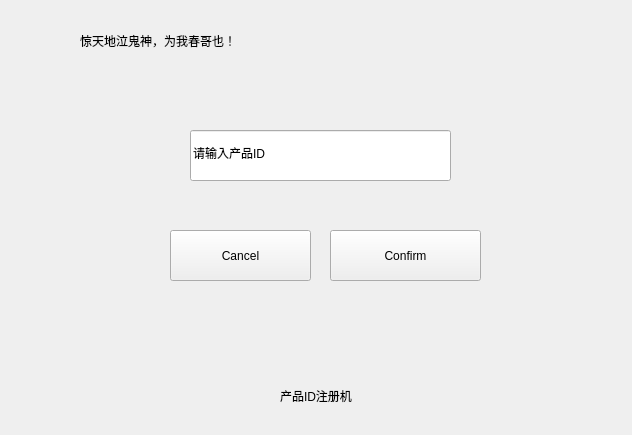
<?xml version="1.0" encoding="UTF-8"?>
<ui version="4.0">
 <class>Widget</class>
 <widget class="QWidget" name="Widget">
  <property name="geometry">
   <rect>
    <x>0</x>
    <y>0</y>
    <width>632</width>
    <height>435</height>
   </rect>
  </property>
  <property name="windowTitle">
   <string>Widget</string>
  </property>
  <widget class="QLineEdit" name="lineEdit">
   <property name="geometry">
    <rect>
     <x>190</x>
     <y>130</y>
     <width>261</width>
     <height>51</height>
    </rect>
   </property>
   <property name="text">
    <string>请输入产品ID</string>
   </property>
  </widget>
  <widget class="QPushButton" name="CancelButton">
   <property name="geometry">
    <rect>
     <x>170</x>
     <y>230</y>
     <width>141</width>
     <height>51</height>
    </rect>
   </property>
   <property name="text">
    <string>Cancel</string>
   </property>
  </widget>
  <widget class="QPushButton" name="ConfirmButton">
   <property name="geometry">
    <rect>
     <x>330</x>
     <y>230</y>
     <width>151</width>
     <height>51</height>
    </rect>
   </property>
   <property name="text">
    <string>Confirm</string>
   </property>
  </widget>
  <widget class="QLabel" name="label">
   <property name="geometry">
    <rect>
     <x>80</x>
     <y>10</y>
     <width>201</width>
     <height>61</height>
    </rect>
   </property>
   <property name="text">
    <string>惊天地泣鬼神，为我春哥也！</string>
   </property>
  </widget>
  <widget class="QLabel" name="label_2">
   <property name="geometry">
    <rect>
     <x>280</x>
     <y>380</y>
     <width>101</width>
     <height>31</height>
    </rect>
   </property>
   <property name="text">
    <string>产品ID注册机</string>
   </property>
  </widget>
 </widget>
 <layoutdefault spacing="6" margin="11"/>
 <resources/>
 <connections/>
</ui>
